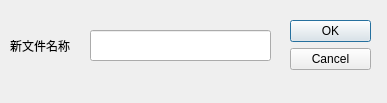
<?xml version="1.0" encoding="UTF-8"?>
<ui version="4.0">
 <class>change_name_dlg</class>
 <widget class="QDialog" name="change_name_dlg">
  <property name="geometry">
   <rect>
    <x>0</x>
    <y>0</y>
    <width>387</width>
    <height>103</height>
   </rect>
  </property>
  <property name="windowTitle">
   <string>Dialog</string>
  </property>
  <widget class="QDialogButtonBox" name="buttonBox">
   <property name="geometry">
    <rect>
     <x>290</x>
     <y>20</y>
     <width>81</width>
     <height>241</height>
    </rect>
   </property>
   <property name="orientation">
    <enum>Qt::Vertical</enum>
   </property>
   <property name="standardButtons">
    <set>QDialogButtonBox::Cancel|QDialogButtonBox::Ok</set>
   </property>
  </widget>
  <widget class="QLineEdit" name="lineEdit">
   <property name="geometry">
    <rect>
     <x>90</x>
     <y>30</y>
     <width>181</width>
     <height>31</height>
    </rect>
   </property>
  </widget>
  <widget class="QLabel" name="label">
   <property name="geometry">
    <rect>
     <x>10</x>
     <y>30</y>
     <width>71</width>
     <height>31</height>
    </rect>
   </property>
   <property name="text">
    <string>新文件名称</string>
   </property>
  </widget>
 </widget>
 <resources/>
 <connections>
  <connection>
   <sender>buttonBox</sender>
   <signal>accepted()</signal>
   <receiver>change_name_dlg</receiver>
   <slot>accept()</slot>
   <hints>
    <hint type="sourcelabel">
     <x>248</x>
     <y>254</y>
    </hint>
    <hint type="destinationlabel">
     <x>157</x>
     <y>274</y>
    </hint>
   </hints>
  </connection>
  <connection>
   <sender>buttonBox</sender>
   <signal>rejected()</signal>
   <receiver>change_name_dlg</receiver>
   <slot>reject()</slot>
   <hints>
    <hint type="sourcelabel">
     <x>316</x>
     <y>260</y>
    </hint>
    <hint type="destinationlabel">
     <x>286</x>
     <y>274</y>
    </hint>
   </hints>
  </connection>
 </connections>
</ui>
